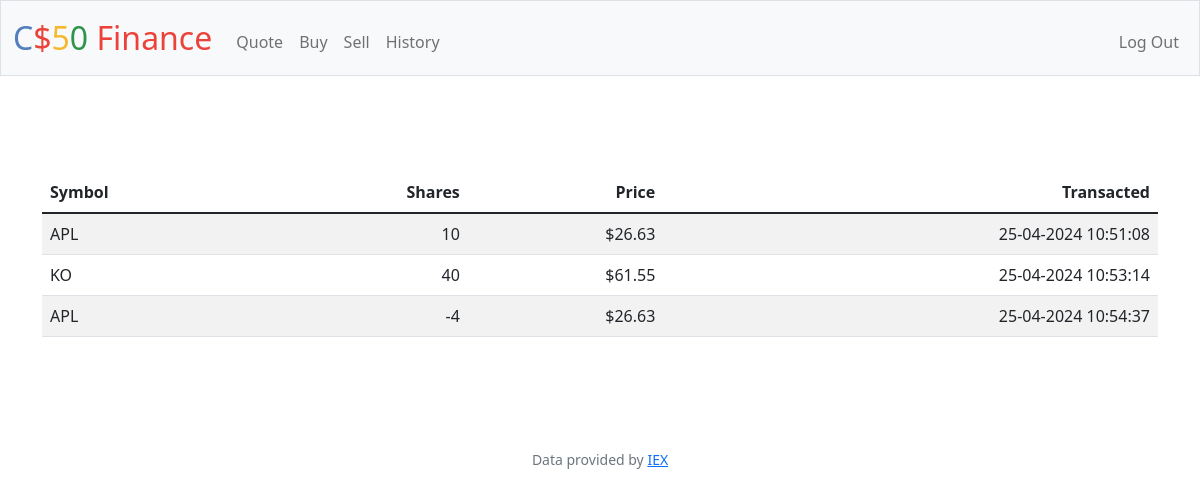
Screenshot of /history (signed in) with the database file from the repository.
### tables this page shows
CREATE TABLE transactions (
    id INTEGER PRIMARY KEY AUTOINCREMENT NOT NULL,
    user_id INTEGER NOT NULL,
    symbol TEXT NOT NULL,
    name TEXT NOT NULL,
    amount INTEGER NOT NULL,
    price NUMERIC NOT NULL,
    current_price NUMERIC NOT NULL,
    total NUMERIC NOT NULL,
    time TEXT NOT NULL,
    FOREIGN KEY(user_id) REFERENCES users(id)
);

### app.py (the view)
@app.route("/history")
@login_required
def history():
    rows = db.execute("SELECT * FROM transactions WHERE user_id = ?", session["user_id"])
    return render_template("history.html", rows=rows)

### app.py (called while the page is built)
@app.after_request
def after_request(response):
    response.headers["Cache-Control"] = "no-cache, no-store, must-revalidate"
    response.headers["Expires"] = 0
    response.headers["Pragma"] = "no-cache"
    return response

### helpers.py (called while the page is built)
def login_required(f):
    @wraps(f)
    def decorated_function(*args, **kwargs):
        if session.get("user_id") is None:
            return redirect("/login")
        return f(*args, **kwargs)
    return decorated_function

def usd(value):
    return f"${value:,.2f}"

### templates/history.html (shortened to what this page needs)
{% extends "layout.html" %}
{% block main %}
    <main class="container py-5 text-center">
        <table class="table table-striped">
            <thead>
                <tr>
                    <th class="text-start">Symbol</th>
                    <th class="text-end">Shares</th>
                    <th class="text-end">Price</th>
                    <th class="text-end">Transacted</th>
                </tr>
            </thead>
            <tbody>
                {% for row in rows %}
                    <tr>
                        <td class="text-start">{{ row.symbol }}</td>
                        <td class="text-end">{{ row.amount }}</td>
                        <td class="text-end">{{ row.price | usd }}</td>
                        <td class="text-end">{{ row.time }}</td>
                    </tr>
                {% endfor %}
            </tbody>
        </table>
    </main>
{% endblock %}

### rows the page displays
transactions: symbol "APL", amount "10", price "$26.63", time "25-04-2024 10:51:08"
transactions: symbol "KO", amount "40", price "$61.55", time "25-04-2024 10:53:14"
transactions: symbol "APL", amount "-4", price "$26.63", time "25-04-2024 10:54:37"
